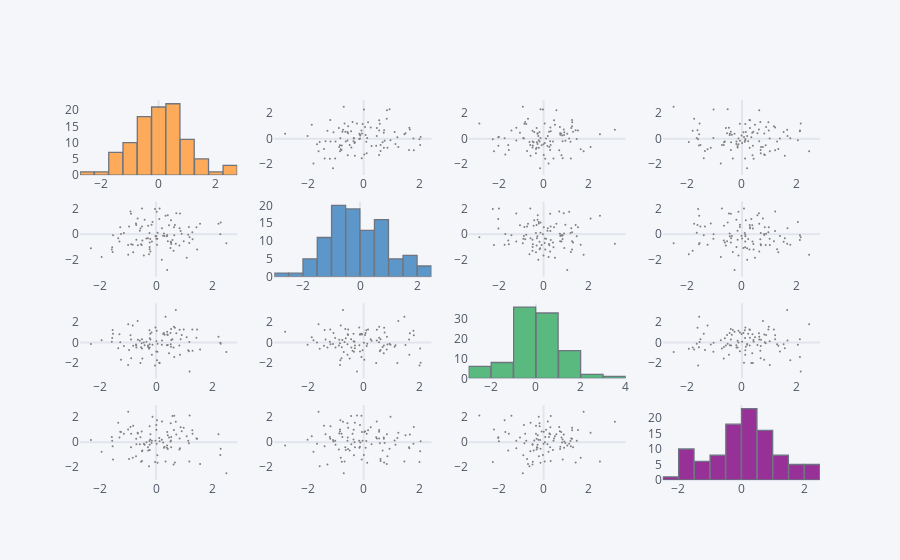

Source (notebook cell):
### Markdown cell above
### Scatter_matrix()
Similar to sns.pairplot()

### Code cell
df.scatter_matrix()
